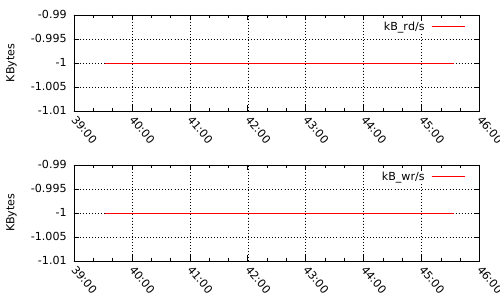

Generate this figure with gnuplot:
#! /usr/bin/gnuplot
#set terminal pngcairo dashed enhanced
#set term png 
#set term postscript eps size 1024, 720 color blacktext "Helvetica" 24
#set output "memory.eps"
#set output "memory.png"
#set output "`date +%F`.2.png"


set terminal pdf linewidth 1
set output "diskio.pdf"

set multiplot layout 2,1

set xdata time
set timefmt "%H:%M:%S"
set grid


#FILE="diskio_data.txt"
set ylabel "KBytes" 
#set xtics rotate 90
set xtics rotate by -50
#set xtics rotate by 50 offset -4.5,-3.00
plot "diskio_data.txt" using 1:5 title "kB_rd/s" with lines

#12:39:31 AM   UID       PID   kB_rd/s   kB_wr/s kB_ccwr/s iodelay  Command
#12:39:32 AM     0       446     -1.00     -1.00     -1.00       0  sshd

set ylabel "KBytes" 
plot "diskio_data.txt"  using 1:6 title "kB_wr/s" with lines

#gnuplot -e "datafile='${top_data_file.out}'; outputname='${output_file}'" top.gnuplot 
#gnuplot -e "datafile='${top_data_file}'; outputname='${mem_output_file}'; tiltle_des="-memory-"; lno=3" top_memory.gnuplot 


#gnuplot -e "datafile='${top_data_file}'; outputname='${cpu_output_file}'; title_des='-cpu-'; ylabel_des='cpu(%)'; lno=2"  ${SCRIPT}
#gnuplot -e "datafile='${top_data_file}'; outputname='${mem_output_file}'; title_des='-memory-'; ylabel_des='memory(M)'; lno=3"  ${SCRIPT}
